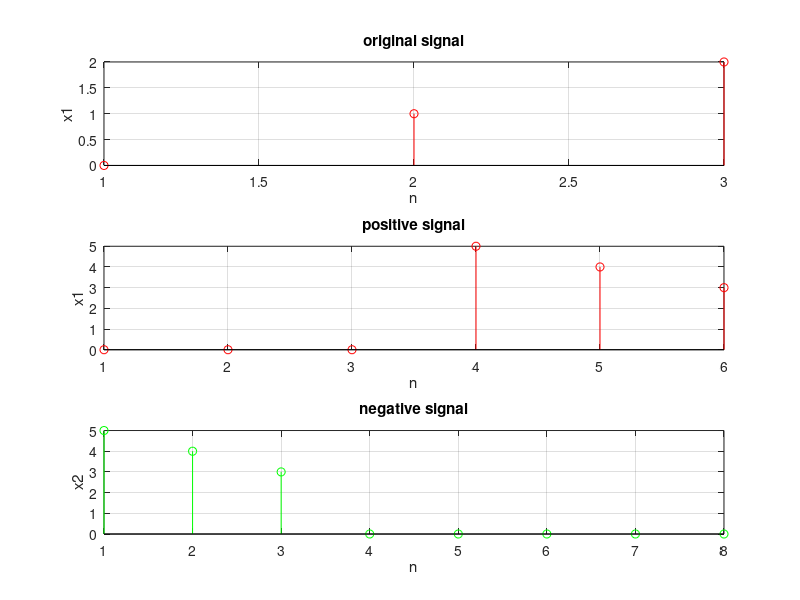

This chart was generated by the following MATLAB code:
clear alll;
close all;
clc;

n = -4:4;
%{
%---------a------------

impulse = (n==0);
stem(n, impulse);
xlabel('n');
ylabel('impulse');
title('unit impulse signal');
grid on;

%--------b--------------
n = -4:4;

stepsignal = (n >= 0);
stem(n, stepsignal);
xlabel('n');
ylabel('stepsignal');
title('unit stepsignal signal');
grid on;

%--------c--------------
n = -4:4;

expo = exp(-(3/2)*n);

stem(n, expo);
xlabel('n');
ylabel('expo');
title('exponential signal');
grid on;

%---------d-------------
n = -4:4;

ramp = n.*(n>=0);

stem(n, ramp);
xlabel('n');
ylabel('ramp');
title('ramp signal');
grid on;

%----------e------------

x1=[1,2,3,4,5,6];

x2=[2,3,4,0,0,0];

addition = (x1 + x2);

figure;
hold on;


stem(x1,'r');
xlabel('n');
ylabel('x1');
title('input x1 signal');
grid on;


stem(x2,'g');
xlabel('n');
ylabel('x2');
title('input x2 signal');
grid on;


stem(addition);
xlabel('n');
ylabel('addition');
title('addition signal');
grid on;
hold off;





%----------f------------

x1=[1,2,3,4,5,6];

x2=[2,3,4,0,0,0];

mul = (x1 .* x2);

figure;
hold on;


stem(x1,'r');
xlabel('n');
ylabel('x1');
title('input x1 signal');
grid on;


stem(x2,'g');
xlabel('n');
ylabel('x2');
title('input x2 signal');
grid on;


stem(mul);
xlabel('n');
ylabel('multiplication');
title('multiplication signal');
grid on;
hold off;
%}

%-----------g-------------

x = [5,4,3];

n1 = 3;
n2 = 5;

n_original = 0:length(x)-1;
n_positive = [zeros(1,n1),x];
n_negative = x;
n_negative = [n_negative, zeros(1,n2)];



subplot(3,1,1);
stem(n_original,'r');
xlabel('n');
ylabel('x1');
title('original signal');
grid on;

subplot(3,1,2);
stem(n_positive,'r');
xlabel('n');
ylabel('x1');
title('positive signal');
grid on;

subplot(3,1,3);
stem(n_negative,'g');
xlabel('n');
ylabel('x2');
title('negative signal');
grid on;
















